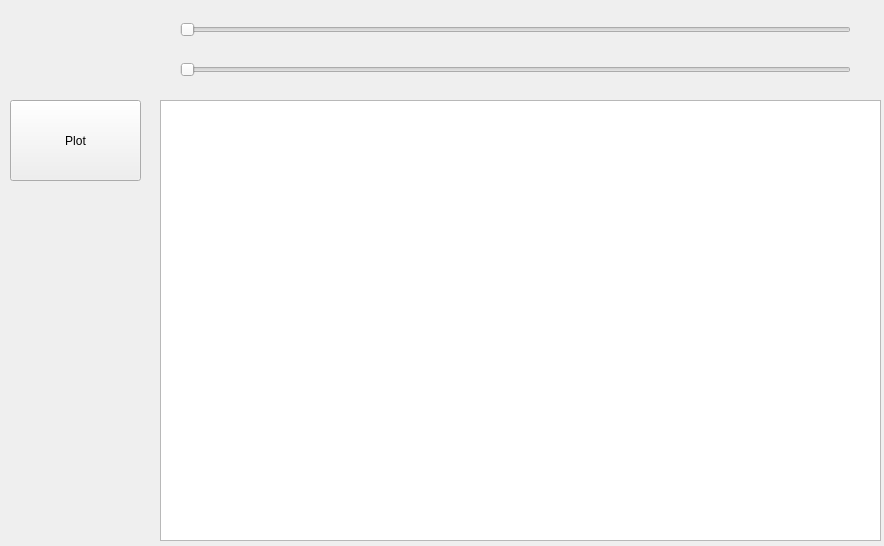
<?xml version="1.0" encoding="UTF-8"?>
<ui version="4.0">
 <class>MainWindow</class>
 <widget class="QMainWindow" name="MainWindow">
  <property name="geometry">
   <rect>
    <x>0</x>
    <y>0</y>
    <width>884</width>
    <height>546</height>
   </rect>
  </property>
  <property name="windowTitle">
   <string>MainWindow</string>
  </property>
  <widget class="QWidget" name="centralwidget">
   <widget class="PlotWidget" name="plot">
    <property name="geometry">
     <rect>
      <x>160</x>
      <y>100</y>
      <width>721</width>
      <height>441</height>
     </rect>
    </property>
   </widget>
   <widget class="QPushButton" name="pushButton">
    <property name="geometry">
     <rect>
      <x>10</x>
      <y>100</y>
      <width>131</width>
      <height>81</height>
     </rect>
    </property>
    <property name="text">
     <string>Plot</string>
    </property>
   </widget>
   <widget class="QSlider" name="horizontalSlider">
    <property name="geometry">
     <rect>
      <x>180</x>
      <y>20</y>
      <width>671</width>
      <height>20</height>
     </rect>
    </property>
    <property name="orientation">
     <enum>Qt::Horizontal</enum>
    </property>
   </widget>
   <widget class="QSlider" name="horizontalSlider_2">
    <property name="geometry">
     <rect>
      <x>180</x>
      <y>60</y>
      <width>671</width>
      <height>20</height>
     </rect>
    </property>
    <property name="orientation">
     <enum>Qt::Horizontal</enum>
    </property>
   </widget>
  </widget>
 </widget>
 <customwidgets>
  <customwidget>
   <class>PlotWidget</class>
   <extends>QGraphicsView</extends>
   <header>pyqtgraph</header>
  </customwidget>
 </customwidgets>
 <resources/>
 <connections/>
</ui>
